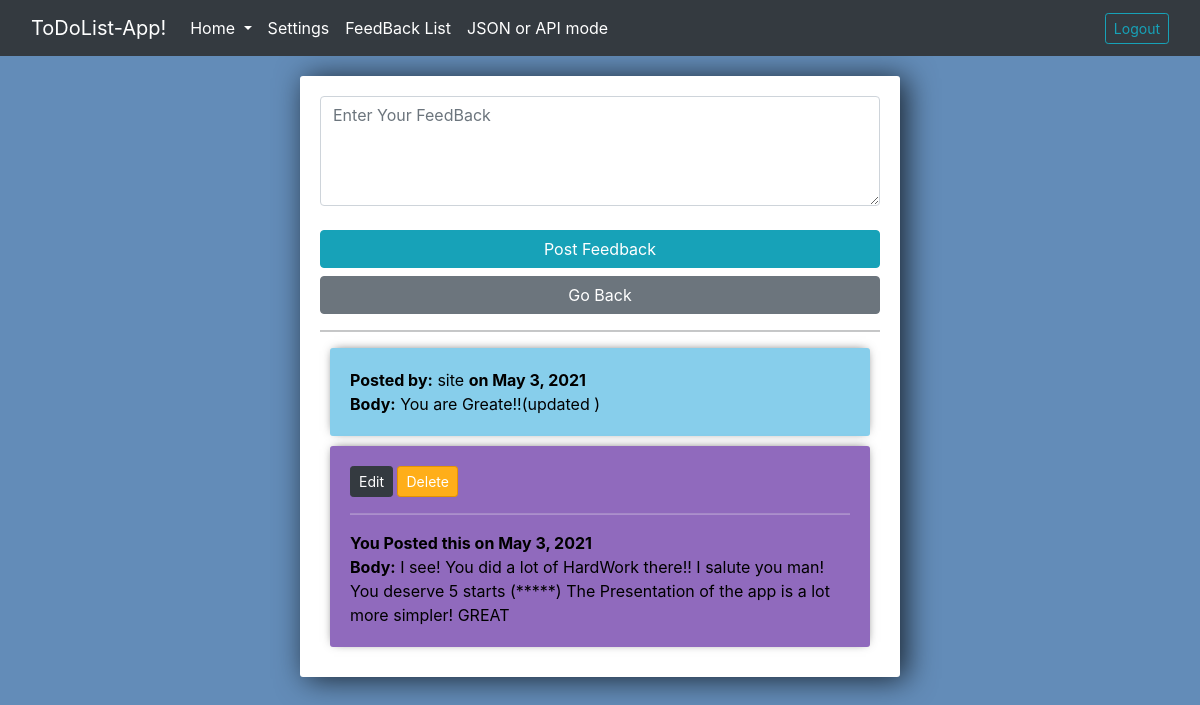
The app's page /list_feed/ (signed in) with its own data.
### members/models.py (models this page shows, shortened)
class FeedBack(models.Model):
	user = models.ForeignKey(User, on_delete=models.CASCADE)
	body = models.TextField()
	date = models.DateField(auto_now_add=True, blank=True, null=True)

### Feedback/views.py (the view, shortened to what this page needs)
# urls.py: path('list_feed/', views.Create, name='create-index'),
def Create(request):
	list_feed = FeedBack.objects.all().order_by('-id')
	form = CreateFeedBack(request.POST or None)
	template = render_to_string("email.html", {"user": request.user.username})
	return render(request, 'list.html', {'list_feed': list_feed, 'form': form})

### Feedback/forms.py
class CreateFeedBack(forms.ModelForm):
	class Meta:
		model = FeedBack
		fields = '__all__'
		widgets = {
			'user': forms.TextInput(attrs={'value': '', 'id': 'userid', 'type': 'hidden'}),
			'body': forms.Textarea(attrs={'class': 'form-control','rows':4, 'cols':20, 'placeholder': 'Enter Your FeedBack'})
		}
		labels = {
			'body': ''
		}

### Feedback/templates/list.html (shortened to what this page needs)
{% extends 'base.html' %}
{% block content %}
{% if user.is_authenticated %}
<div class="center-column">
<form method="POST" action="">
	{{ form.as_p }}
	<input type="submit" value="Post Feedback" class="btn btn-info">
	<div class="d-grid gap-2">
		<a href="{% url 'index' %}" class="btn btn-secondary">Go Back</a>
	</div>
</form>
<hr>
{% for item in list_feed %}
{% if item.user.id == request.user.id %}
<div class="item-row">
		<a href="{% url 'f_edit' item.id %}" class="btn btn-sm btn-dark">Edit</a> <a href="{% url 'delete-feed' item.id %}" class="btn btn-sm btn-danger">Delete</a><hr><font color="black"><b>You Posted this on {{ item.date }}</b><br>
		<b>Body:</b> {{ item.body }}</font>
	</div>
{% else %}
<div class="updated-item-row">
		<font color="black"><b>Posted by:</b> {{ item.user }} <b>on {{ item.date }}</b><br>
		<b>Body:</b> {{ item.body }}</font>
	</div>
	{% endif %}
	{% empty %}
	<center><h5>No FeedBacks Yet!!</h5></center>
	{% endfor %}
</div>
{% endif %}
{% endblock %}

### Task/templates/base.html (style rules this page uses)
body { background-color: #638CB8; }
input { width: 100%; padding: 12px 20px; margin: 8px 0; box-sizing: border-box; }
input::placeholder { color: #d3d3d3; }
.center-column { width:600px; margin: 20px auto; padding:20px; background-color: #fff; border-radius: 3px; box-shadow: 6px 2px 30px 0px rgba(0,0,0,0.75); }
.item-row { background-color: #906abd; margin: 10px; padding: 20px; border-radius: 3px; color: #fff; font-size: 16px; box-shadow: 0px -1px 10px -4px rgba(0,0,0,0.75); }
.updated-item-row { background-color: #87CEEB; margin: 10px; padding: 20px; border-radius: 3px; color: #fff; font-size: 16px; box-shadow: 0px -1px 10px -4px rgba(0,0,0,0.75); }
.btn-danger { background-color: #ffae19; border-color: #e59400; }

### records on screen
FeedBack: user "site", date "May 3, 2021", body "You are Greate!!(updated )"
FeedBack: date "May 3, 2021", body "I see! You did a lot of HardWork there!! I salute you man! You deserve 5 starts (*****) The Presentation of the app is a lot more simpler! GREAT"
